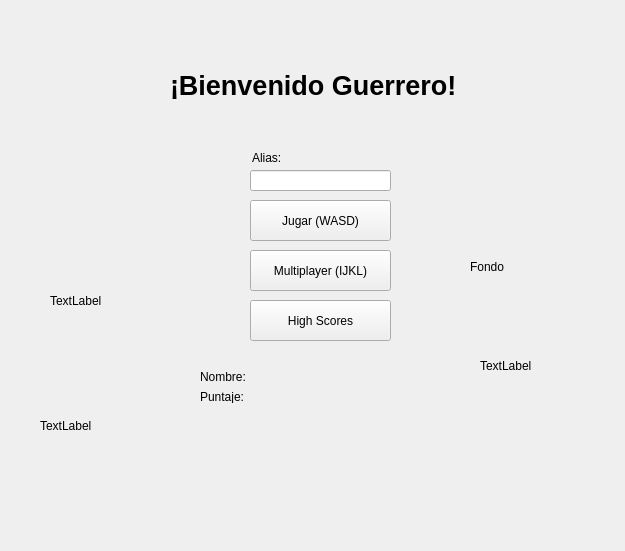
<?xml version="1.0" encoding="UTF-8"?>
<ui version="4.0">
 <class>MainWindow</class>
 <widget class="QMainWindow" name="MainWindow">
  <property name="geometry">
   <rect>
    <x>0</x>
    <y>0</y>
    <width>625</width>
    <height>551</height>
   </rect>
  </property>
  <property name="windowTitle">
   <string>MainWindow</string>
  </property>
  <widget class="QWidget" name="centralwidget">
   <widget class="QLabel" name="label">
    <property name="geometry">
     <rect>
      <x>170</x>
      <y>30</y>
      <width>341</width>
      <height>111</height>
     </rect>
    </property>
    <property name="font">
     <font>
      <family>Tahoma</family>
      <pointsize>20</pointsize>
      <weight>75</weight>
      <bold>true</bold>
     </font>
    </property>
    <property name="text">
     <string>¡Bienvenido Guerrero!</string>
    </property>
   </widget>
   <widget class="QPushButton" name="pushButton">
    <property name="geometry">
     <rect>
      <x>250</x>
      <y>200</y>
      <width>141</width>
      <height>41</height>
     </rect>
    </property>
    <property name="autoFillBackground">
     <bool>false</bool>
    </property>
    <property name="text">
     <string>Jugar (WASD)</string>
    </property>
   </widget>
   <widget class="QLineEdit" name="lineEdit">
    <property name="geometry">
     <rect>
      <x>250</x>
      <y>170</y>
      <width>141</width>
      <height>21</height>
     </rect>
    </property>
   </widget>
   <widget class="QLabel" name="label_2">
    <property name="geometry">
     <rect>
      <x>252</x>
      <y>151</y>
      <width>47</width>
      <height>13</height>
     </rect>
    </property>
    <property name="text">
     <string>Alias:</string>
    </property>
   </widget>
   <widget class="QPushButton" name="pushButton_2">
    <property name="geometry">
     <rect>
      <x>250</x>
      <y>300</y>
      <width>141</width>
      <height>41</height>
     </rect>
    </property>
    <property name="autoFillBackground">
     <bool>false</bool>
    </property>
    <property name="text">
     <string>High Scores</string>
    </property>
   </widget>
   <widget class="QLabel" name="label_3">
    <property name="geometry">
     <rect>
      <x>40</x>
      <y>380</y>
      <width>121</width>
      <height>91</height>
     </rect>
    </property>
    <property name="text">
     <string>TextLabel</string>
    </property>
   </widget>
   <widget class="QLabel" name="label_4">
    <property name="geometry">
     <rect>
      <x>480</x>
      <y>320</y>
      <width>91</width>
      <height>91</height>
     </rect>
    </property>
    <property name="text">
     <string>TextLabel</string>
    </property>
   </widget>
   <widget class="QLabel" name="label_5">
    <property name="geometry">
     <rect>
      <x>200</x>
      <y>390</y>
      <width>47</width>
      <height>13</height>
     </rect>
    </property>
    <property name="text">
     <string>Puntaje:</string>
    </property>
   </widget>
   <widget class="QLabel" name="label_6">
    <property name="geometry">
     <rect>
      <x>200</x>
      <y>370</y>
      <width>47</width>
      <height>13</height>
     </rect>
    </property>
    <property name="text">
     <string>Nombre:</string>
    </property>
   </widget>
   <widget class="QLabel" name="labelAlias">
    <property name="geometry">
     <rect>
      <x>250</x>
      <y>370</y>
      <width>321</width>
      <height>16</height>
     </rect>
    </property>
    <property name="text">
     <string/>
    </property>
   </widget>
   <widget class="QLabel" name="labelPuntaje">
    <property name="geometry">
     <rect>
      <x>249</x>
      <y>390</y>
      <width>331</width>
      <height>16</height>
     </rect>
    </property>
    <property name="text">
     <string/>
    </property>
   </widget>
   <widget class="QLabel" name="labelFondo">
    <property name="geometry">
     <rect>
      <x>470</x>
      <y>260</y>
      <width>47</width>
      <height>13</height>
     </rect>
    </property>
    <property name="text">
     <string>Fondo</string>
    </property>
   </widget>
   <widget class="QPushButton" name="pushButton_3">
    <property name="geometry">
     <rect>
      <x>250</x>
      <y>250</y>
      <width>141</width>
      <height>41</height>
     </rect>
    </property>
    <property name="autoFillBackground">
     <bool>false</bool>
    </property>
    <property name="text">
     <string>Multiplayer (IJKL)</string>
    </property>
   </widget>
   <widget class="QLabel" name="label_7">
    <property name="geometry">
     <rect>
      <x>50</x>
      <y>230</y>
      <width>181</width>
      <height>141</height>
     </rect>
    </property>
    <property name="text">
     <string>TextLabel</string>
    </property>
   </widget>
  </widget>
 </widget>
 <resources/>
 <connections/>
</ui>
